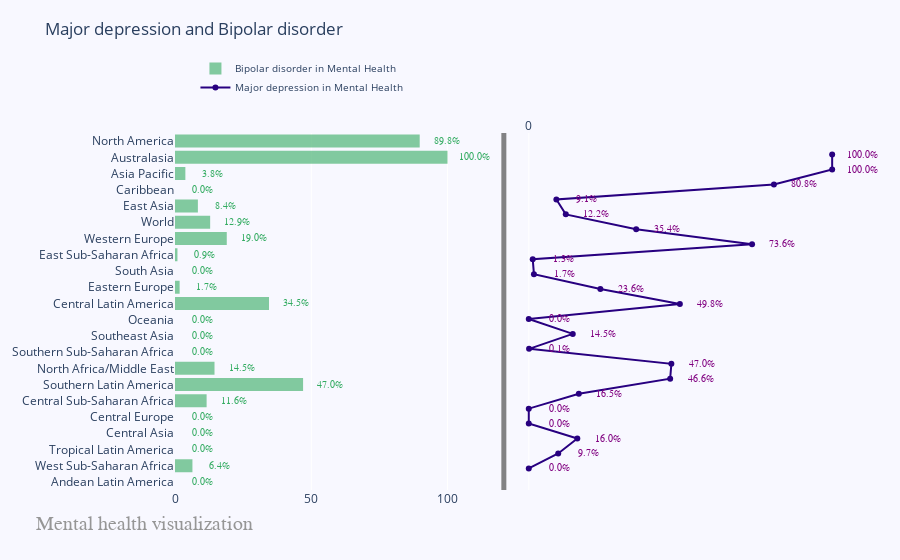

Notebook code for this chart:
### Markdown cell above
# 6- Amazing Dynamik Subplot with Plotly and go

### Code cell
fig = make_subplots(rows=1, cols=2, specs=[[{}, {}]], shared_xaxes=True,
                    shared_yaxes=False, vertical_spacing=0.001)

x1 = ["Andean Latin America", "West Sub-Saharan Africa", "Tropical Latin America", "Central Asia", "Central Europe",
    "Central Sub-Saharan Africa", "Southern Latin America", "North Africa/Middle East", "Southern Sub-Saharan Africa",
    "Southeast Asia", "Oceania", "Central Latin America", "Eastern Europe", "South Asia", "East Sub-Saharan Africa",
    "Western Europe", "World", "East Asia", "Caribbean", "Asia Pacific", "Australasia", "North America"]

fig.append_trace(go.Bar(
    x=df2["Bipolar disorder"],
    y=x1,
    marker=dict(
        color='rgba(50, 171, 96, 0.6)',
        line=dict(
            color='rgba(20, 10, 56, 1.0)',
            width=0),
    ),
    name='Bipolar disorder in Mental Health',
    orientation='h',
), 1, 1)

fig.append_trace(go.Scatter(
    x=df2["Major depression"], y=x1,
    mode='lines+markers',
    line_color='rgb(40, 0, 128)',
    name='Major depression in Mental Health',
), 1, 2)

fig.update_layout(
    title='Major depression and Bipolar disorder',
    yaxis=dict(
        showgrid=False,
        showline=False,
        showticklabels=True,
        domain=[0, 0.85],
    ),
    yaxis2=dict(
        showgrid=False,
        showline=True,
        showticklabels=False,
        linecolor='rgba(102, 102, 102, 0.8)',
        linewidth=5,
        domain=[0, 0.85],
    ),
    xaxis=dict(
        zeroline=False,
        showline=False,
        showticklabels=True,
        showgrid=True,
        domain=[0, 0.45],
    ),
    xaxis2=dict(
        zeroline=False,
        showline=False,
        showticklabels=True,
        showgrid=True,
        domain=[0.47, 1],
        side='top',
        dtick=10000,
    ),
    legend=dict(x=0.029, y=1.038, font_size=10),
    margin=dict(l=100, r=20, t=70, b=70),
    paper_bgcolor='rgb(248, 248, 255)',
    plot_bgcolor='rgb(248, 248, 255)',
)

annotations = []


# Adding labels
for ydn, yd, xd in zip(df2["Major depression"], df2["Bipolar disorder"], x1):
    # labeling the scatter savings
    annotations.append(dict(xref='x2', yref='y2',
                            y=xd, x=ydn+10,
                            text='{:,}'.format(ydn) + '%',
                            font=dict(family='Arial', size=10,
                                      color='rgb(128, 0, 128)'),
                            showarrow=False))
    # labeling the bar net worth
    annotations.append(dict(xref='x1', yref='y1',
                            y=xd, x=yd+10 ,
                            text=str(yd) + '%',
                            font=dict(family='Arial', size=10,
                                      color='rgb(50, 171, 96)'),
                            showarrow=False))
# Source
annotations.append(dict(xref='paper', yref='paper',
                        x=-0.2, y=-0.109,
                        text="Mental health visualization",
                        font=dict(family='Arial', size=20, color='rgb(150,150,150)'),
                        showarrow=False))

fig.update_layout(annotations=annotations)

fig.show()

### Figure 1 — Plotly figure (JSON) as saved in the notebook; plotly's stock layout.template omitted (floating-point values rounded to 4 significant figures)
{"data": [{"marker": {"color": "rgba(50, 171, 96, 0.6)", "line": {"color": "rgba(20, 10, 56, 1.0)", "width": 0}}, "name": "Bipolar disorder in Mental Health", "orientation": "h", "type": "bar", "x": [0, 6.4, 0, 0, 0, 11.6, 47, 14.5, 0, 0, 0, 34.5, 1.7, 0, 0.9, 19, 12.9, 8.4, 0, 3.8, 100, 89.8], "xaxis": "x", "y": ["Andean Latin America", "West Sub-Saharan Africa", "Tropical Latin America", "Central Asia", "Central Europe", "Central Sub-Saharan Africa", "Southern Latin America", "North Africa/Middle East", "Southern Sub-Saharan Africa", "Southeast Asia", "Oceania", "Central Latin America", "Eastern Europe", "South Asia", "East Sub-Saharan Africa", "Western Europe", "World", "East Asia", "Caribbean", "Asia Pacific", "Australasia", "North America"], "yaxis": "y"}, {"line": {"color": "rgb(40, 0, 128)"}, "mode": "lines+markers", "name": "Major depression in Mental Health", "type": "scatter", "x": [0, 9.7, 16, 0, 0, 16.5, 46.6, 47, 0.1, 14.5, 0, 49.8, 23.6, 1.7, 1.3, 73.6, 35.4, 12.2, 9.1, 80.8, 100, 100], "xaxis": "x2", "y": ["Andean Latin America", "West Sub-Saharan Africa", "Tropical Latin America", "Central Asia", "Central Europe", "Central Sub-Saharan Africa", "Southern Latin America", "North Africa/Middle East", "Southern Sub-Saharan Africa", "Southeast Asia", "Oceania", "Central Latin America", "Eastern Europe", "South Asia", "East Sub-Saharan Africa", "Western Europe", "World", "East Asia", "Caribbean", "Asia Pacific", "Australasia", "North America"], "yaxis": "y2"}], "layout": {"annotations": [{"font": {"color": "rgb(128, 0, 128)", "family": "Arial", "size": 10}, "showarrow": false, "text": "0.0%", "x": 10, "xref": "x2", "y": "Andean Latin America", "yref": "y2"}, {"font": {"color": "rgb(50, 171, 96)", "family": "Arial", "size": 10}, "showarrow": false, "text": "0.0%", "x": 10, "xref": "x", "y": "Andean Latin America", "yref": "y"}, {"font": {"color": "rgb(128, 0, 128)", "family": "Arial", "size": 10}, "showarrow": false, "text": "9.7%", "x": 19.7, "xref": "x2", "y": "West Sub-Saharan Africa", "yref": "y2"}, {"font": {"color": "rgb(50, 171, 96)", "family": "Arial", "size": 10}, "showarrow": false, "text": "6.4%", "x": 16.4, "xref": "x", "y": "West Sub-Saharan Africa", "yref": "y"}, {"font": {"color": "rgb(128, 0, 128)", "family": "Arial", "size": 10}, "showarrow": false, "text": "16.0%", "x": 26, "xref": "x2", "y": "Tropical Latin America", "yref": "y2"}, {"font": {"color": "rgb(50, 171, 96)", "family": "Arial", "size": 10}, "showarrow": false, "text": "0.0%", "x": 10, "xref": "x", "y": "Tropical Latin America", "yref": "y"}, {"font": {"color": "rgb(128, 0, 128)", "family": "Arial", "size": 10}, "showarrow": false, "text": "0.0%", "x": 10, "xref": "x2", "y": "Central Asia", "yref": "y2"}, {"font": {"color": "rgb(50, 171, 96)", "family": "Arial", "size": 10}, "showarrow": false, "text": "0.0%", "x": 10, "xref": "x", "y": "Central Asia", "yref": "y"}, {"font": {"color": "rgb(128, 0, 128)", "family": "Arial", "size": 10}, "showarrow": false, "text": "0.0%", "x": 10, "xref": "x2", "y": "Central Europe", "yref": "y2"}, {"font": {"color": "rgb(50, 171, 96)", "family": "Arial", "size": 10}, "showarrow": false, "text": "0.0%", "x": 10, "xref": "x", "y": "Central Europe", "yref": "y"}, {"font": {"color": "rgb(128, 0, 128)", "family": "Arial", "size": 10}, "showarrow": false, "text": "16.5%", "x": 26.5, "xref": "x2", "y": "Central Sub-Saharan Africa", "yref": "y2"}, {"font": {"color": "rgb(50, 171, 96)", "family": "Arial", "size": 10}, "showarrow": false, "text": "11.6%", "x": 21.6, "xref": "x", "y": "Central Sub-Saharan Africa", "yref": "y"}, {"font": {"color": "rgb(128, 0, 128)", "family": "Arial", "size": 10}, "showarrow": false, "text": "46.6%", "x": 56.6, "xref": "x2", "y": "Southern Latin America", "yref": "y2"}, {"font": {"color": "rgb(50, 171, 96)", "family": "Arial", "size": 10}, "showarrow": false, "text": "47.0%", "x": 57, "xref": "x", "y": "Southern Latin America", "yref": "y"}, {"font": {"color": "rgb(128, 0, 128)", "family": "Arial", "size": 10}, "showarrow": false, "text": "47.0%", "x": 57, "xref": "x2", "y": "North Africa/Middle East", "yref": "y2"}, {"font": {"color": "rgb(50, 171, 96)", "family": "Arial", "size": 10}, "showarrow": false, "text": "14.5%", "x": 24.5, "xref": "x", "y": "North Africa/Middle East", "yref": "y"}, {"font": {"color": "rgb(128, 0, 128)", "family": "Arial", "size": 10}, "showarrow": false, "text": "0.1%", "x": 10.1, "xref": "x2", "y": "Southern Sub-Saharan Africa", "yref": "y2"}, {"font": {"color": "rgb(50, 171, 96)", "family": "Arial", "size": 10}, "showarrow": false, "text": "0.0%", "x": 10, "xref": "x", "y": "Southern Sub-Saharan Africa", "yref": "y"}, {"font": {"color": "rgb(128, 0, 128)", "family": "Arial", "size": 10}, "showarrow": false, "text": "14.5%", "x": 24.5, "xref": "x2", "y": "Southeast Asia", "yref": "y2"}, {"font": {"color": "rgb(50, 171, 96)", "family": "Arial", "size": 10}, "showarrow": false, "text": "0.0%", "x": 10, "xref": "x", "y": "Southeast Asia", "yref": "y"}, {"font": {"color": "rgb(128, 0, 128)", "family": "Arial", "size": 10}, "showarrow": false, "text": "0.0%", "x": 10, "xref": "x2", "y": "Oceania", "yref": "y2"}, {"font": {"color": "rgb(50, 171, 96)", "family": "Arial", "size": 10}, "showarrow": false, "text": "0.0%", "x": 10, "xref": "x", "y": "Oceania", "yref": "y"}, {"font": {"color": "rgb(128, 0, 128)", "family": "Arial", "size": 10}, "showarrow": false, "text": "49.8%", "x": 59.8, "xref": "x2", "y": "Central Latin America", "yref": "y2"}, {"font": {"color": "rgb(50, 171, 96)", "family": "Arial", "size": 10}, "showarrow": false, "text": "34.5%", "x": 44.5, "xref": "x", "y": "Central Latin America", "yref": "y"}, {"font": {"color": "rgb(128, 0, 128)", "family": "Arial", "size": 10}, "showarrow": false, "text": "23.6%", "x": 33.6, "xref": "x2", "y": "Eastern Europe", "yref": "y2"}, {"font": {"color": "rgb(50, 171, 96)", "family": "Arial", "size": 10}, "showarrow": false, "text": "1.7%", "x": 11.7, "xref": "x", "y": "Eastern Europe", "yref": "y"}, {"font": {"color": "rgb(128, 0, 128)", "family": "Arial", "size": 10}, "showarrow": false, "text": "1.7%", "x": 11.7, "xref": "x2", "y": "South Asia", "yref": "y2"}, {"font": {"color": "rgb(50, 171, 96)", "family": "Arial", "size": 10}, "showarrow": false, "text": "0.0%", "x": 10, "xref": "x", "y": "South Asia", "yref": "y"}, {"font": {"color": "rgb(128, 0, 128)", "family": "Arial", "size": 10}, "showarrow": false, "text": "1.3%", "x": 11.3, "xref": "x2", "y": "East Sub-Saharan Africa", "yref": "y2"}, {"font": {"color": "rgb(50, 171, 96)", "family": "Arial", "size": 10}, "showarrow": false, "text": "0.9%", "x": 10.9, "xref": "x", "y": "East Sub-Saharan Africa", "yref": "y"}, {"font": {"color": "rgb(128, 0, 128)", "family": "Arial", "size": 10}, "showarrow": false, "text": "73.6%", "x": 83.6, "xref": "x2", "y": "Western Europe", "yref": "y2"}, {"font": {"color": "rgb(50, 171, 96)", "family": "Arial", "size": 10}, "showarrow": false, "text": "19.0%", "x": 29, "xref": "x", "y": "Western Europe", "yref": "y"}, {"font": {"color": "rgb(128, 0, 128)", "family": "Arial", "size": 10}, "showarrow": false, "text": "35.4%", "x": 45.4, "xref": "x2", "y": "World", "yref": "y2"}, {"font": {"color": "rgb(50, 171, 96)", "family": "Arial", "size": 10}, "showarrow": false, "text": "12.9%", "x": 22.9, "xref": "x", "y": "World", "yref": "y"}, {"font": {"color": "rgb(128, 0, 128)", "family": "Arial", "size": 10}, "showarrow": false, "text": "12.2%", "x": 22.2, "xref": "x2", "y": "East Asia", "yref": "y2"}, {"font": {"color": "rgb(50, 171, 96)", "family": "Arial", "size": 10}, "showarrow": false, "text": "8.4%", "x": 18.4, "xref": "x", "y": "East Asia", "yref": "y"}, {"font": {"color": "rgb(128, 0, 128)", "family": "Arial", "size": 10}, "showarrow": false, "text": "9.1%", "x": 19.1, "xref": "x2", "y": "Caribbean", "yref": "y2"}, {"font": {"color": "rgb(50, 171, 96)", "family": "Arial", "size": 10}, "showarrow": false, "text": "0.0%", "x": 10, "xref": "x", "y": "Caribbean", "yref": "y"}, {"font": {"color": "rgb(128, 0, 128)", "family": "Arial", "size": 10}, "showarrow": false, "text": "80.8%", "x": 90.8, "xref": "x2", "y": "Asia Pacific", "yref": "y2"}, {"font": {"color": "rgb(50, 171, 96)", "family": "Arial", "size": 10}, "showarrow": false, "text": "3.8%", "x": 13.8, "xref": "x", "y": "Asia Pacific", "yref": "y"}, {"font": {"color": "rgb(128, 0, 128)", "family": "Arial", "size": 10}, "showarrow": false, "text": "100.0%", "x": 110, "xref": "x2", "y": "Australasia", "yref": "y2"}, {"font": {"color": "rgb(50, 171, 96)", "family": "Arial", "size": 10}, "showarrow": false, "text": "100.0%", "x": 110, "xref": "x", "y": "Australasia", "yref": "y"}, {"font": {"color": "rgb(128, 0, 128)", "family": "Arial", "size": 10}, "showarrow": false, "text": "100.0%", "x": 110, "xref": "x2", "y": "North America", "yref": "y2"}, {"font": {"color": "rgb(50, 171, 96)", "family": "Arial", "size": 10}, "showarrow": false, "text": "89.8%", "x": 99.8, "xref": "x", "y": "North America", "yref": "y"}, {"font": {"color": "rgb(150,150,150)", "family": "Arial", "size": 20}, "showarrow": false, "text": "Mental health visualization", "x": -0.2, "xref": "paper", "y": -0.109, "yref": "paper"}], "legend": {"font": {"size": 10}, "x": 0.029, "y": 1.038}, "margin": {"b": 70, "l": 100, "r": 20, "t": 70}, "paper_bgcolor": "rgb(248, 248, 255)", "plot_bgcolor": "rgb(248, 248, 255)", "title": {"text": "Major depression and Bipolar disorder"}, "xaxis": {"anchor": "y", "domain": [0, 0.45], "showgrid": true, "showline": false, "showticklabels": true, "zeroline": false}, "xaxis2": {"anchor": "y2", "domain": [0.47, 1], "dtick": 10000, "showgrid": true, "showline": false, "showticklabels": true, "side": "top", "zeroline": false}, "yaxis": {"anchor": "x", "domain": [0, 0.85], "showgrid": false, "showline": false, "showticklabels": true}, "yaxis2": {"anchor": "x2", "domain": [0, 0.85], "linecolor": "rgba(102, 102, 102, 0.8)", "linewidth": 5, "showgrid": false, "showline": true, "showticklabels": false}}}
